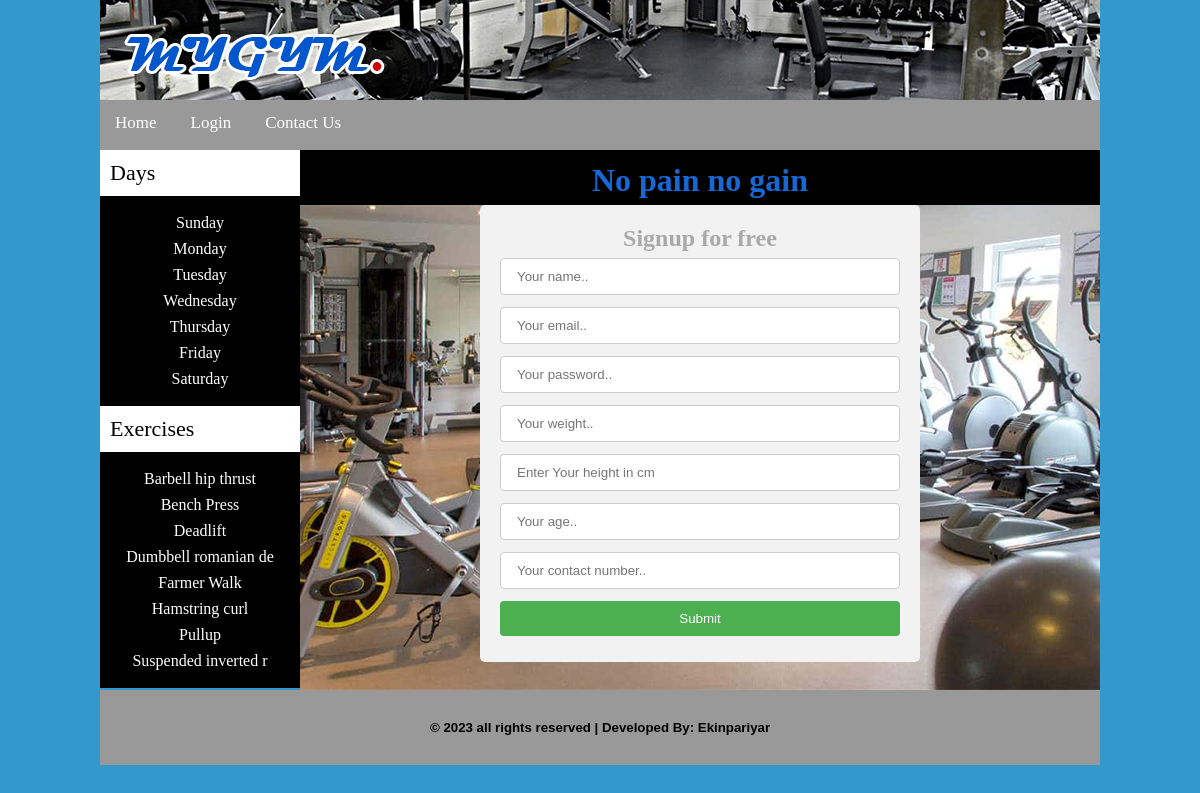
The app's page /signup.php with its own data.
### tables this page shows
CREATE TABLE `days` (
  `day_id` int(10) NOT NULL,
  `day_name` varchar(20) NOT NULL
);

CREATE TABLE `exercises` (
  `exer_id` int(10) NOT NULL,
  `exer_name` varchar(20) NOT NULL,
  `sets` varchar(10) NOT NULL,
  `day_id` int(10) NOT NULL,
  `exer_img` text NOT NULL,
  `user_id` int(10) NOT NULL
);

### functions/functions.php (the view, shortened to what this page needs)
<?php
	$db=mysqli_connect("localhost","root","","mygym");
	function getDays(){
		global $db;
		$get_days="SELECT * FROM days";
		$run_days=mysqli_query($db, $get_days);
		while($row_days=mysqli_fetch_array($run_days)){
			$day_id=$row_days['day_id'];
			$day_name=$row_days['day_name'];
			echo "<li><a href='index.php?day=$day_id'>$day_name</a></li>";
		}
	}
	function getExercise(){
		global $db;
		$get_exer="SELECT * FROM exercises";
		$run_exer=mysqli_query($db, $get_exer);
		while($row_exer=mysqli_fetch_array($run_exer)){
			$exer_id=$row_exer['exer_id'];
			$exer_name=$row_exer['exer_name'];
			echo "<li><a href='index.php?exer=$exer_id'>$exer_name</a></li>";
		}
	}
 ?>

### signup.php (shortened to what this page needs)
<?php
include ("functions/functions.php");
?>
<html>
<head>
	<link rel="stylesheet" type="text/css" href="styles/style.css" media="all" />
</head>
<body>
	<div class="main_wrapper">
		<div class="header_wrapper">
			<a href="index.php"><img src="images/logo.jpg"></a>
		</div>
		<div id="navbar">
			<ul id="menu">
				<li><a href="index.php">Home</a></li>
				<li><a href="login.php">Login</a></li>
				<li><a href="index.php">Contact Us</a></li>
			</ul>
		</div>
		<div class="content_wrapper">
			<div id="left_sidebar">
				<div id="sidebar_title">Days</div>
				<ul id="days">
					<?php
						getDays();
					?>
				</ul>
				<div id="sidebar_title">Exercises</div>
				<ul id="days">
					<?php
						getExercise();
					?>
				</ul>
			</div>
			<div id="right_content">
				<div id="headline">
					<div id="headline_content">
						<h1 style="color: #1767d5; text-align:center;"><center>No pain no gain</center></h1>
					</div>
				</div>
					<div id="products_box" style="background-image: url(images/bg1.jpg)">
						<div id="frm">
							<h2 style="color:darkgrey; text-align: center;">Signup for free</h2>
							<form action="signup.php" method="post">
								 <input type="text" id="name" name="user_name" placeholder="Your name..">
								 <input type="email" id="email" name="user_email" placeholder="Your email..">
								 <input type="password" id="password" name="user_pass" placeholder="Your password..">
								 <input type="text" id="weight" name="user_weight" placeholder="Your weight..">
								 <input type="text" id="height" name="user_height" placeholder="Enter Your height in cm">
								 <input type="text" id="age" name="user_age" placeholder="Your age..">
								 <input type="text" id="contact" name="user_contact" placeholder="Your contact number..">
								 <input type="submit" value="Submit" name="user_signup">
							</form>
						</div>
					</div>
			</div>
		</div>
		<div class="footer">
			<h5 style="color:#000; padding-top:30px; text-align:center; font-family: Verdana, Geneva, sans-serif">&copy; 2023 all rights reserved | Developed By: <a href="https://www.facebook.com/ekinpariyar/">Ekinpariyar</a></h5>
		</div>
	</div>
</body>
</html>

### styles/style.css (style rules this page uses)
html, body, div, span, applet, object, iframe, h1, h2, h3, h4, h5, h6, p, blockquote, pre, a, abbr, acronym, address, big, cite, code, del, dfn, em, img, ins, kbd, q, s, samp, small, strike, strong, sub, sup, tt, var, b, u, i, center, dl, dt, dd, ol, ul, li, fieldset, form, label, legend, table, caption, tbody, tfoot, thead, tr, th, td, article, aside, canvas, details, embed, figure, figcaption, footer, header, hgroup, menu, nav, output, ruby, section, summary, time, mark, audio, video { margin: 0; padding: 0; border: 0; vertical-align: baseline; }
body { background-color: #39C; }
.main_wrapper { width: 1000px; height: auto; margin: auto; }
.header_wrapper { width: 1000px; height: 100px; background-color: #FFF; }
#navbar { width: 1000px; height: 50px; background-color: #999; color: #FFF; }
#menu { padding: 0px; line-height: 36px; margin-top: 5px; float: left; }
#menu li { list-style: none; display: inline; }
#menu a { color: #FFF; text-decoration: none; font-size: 17px; margin: 5px; padding: 10px; }
.content_wrapper { width: 1000px; height: auto; background-color: #F96; }
#right_content { width: 800px; background-color: #FCC; float: right; }
#left_sidebar { width: 200px; background-color: #000; float: left; }
.footer { width: 1000px; height: 75px; background-color: #999; color: #FFF; clear: both; }
.footer h5 a { text-decoration: none; color: #000; }
#sidebar_title { background-color: #FFF; color: #000; padding: 10px; font-size: 22px; font-family: "Palatino Linotype", "Book Antiqua", Palatino, Serif; }
#days { text-align: center; padding: 10px; }
#days li { list-style: none; margin: 8px; }
#days a { color: #FFF; font-size: 16px; text-decoration: none; margin: 5px; }
#headline { background-color: #000; color: #FFF; height: 35px; width: 780px; padding: 10px; line-height: 40px; }
#products_box { width: 800px; height: 485px; }
#frm { margin-left: 180px; width: 400px; border-radius: 5px; background-color: #f2f2f2; padding: 20px; }
input[type=text],input[type=email], input[type=password] { width: 100%; padding: 10px 16px; margin: 6px 0; display: inline-block; border: 1px solid #ccc; border-radius: 4px; box-sizing: border-box; }
input[type=submit] { width: 100%; background-color: #4CAF50; color: white; padding: 10px 16px; margin: 6px 0; border: none; border-radius: 4px; cursor: pointer; }

### records on screen
days: day_name "Sunday"
days: day_name "Monday"
days: day_name "Tuesday"
days: day_name "Wednesday"
days: day_name "Thursday"
days: day_name "Friday"
days: day_name "Saturday"
exercises: exer_name "Barbell hip thrust"
exercises: exer_name "Bench Press"
exercises: exer_name "Deadlift"
exercises: exer_name "Dumbbell romanian de"
exercises: exer_name "Farmer Walk"
exercises: exer_name "Hamstring curl"
exercises: exer_name "Pullup"
exercises: exer_name "Suspended inverted r"
